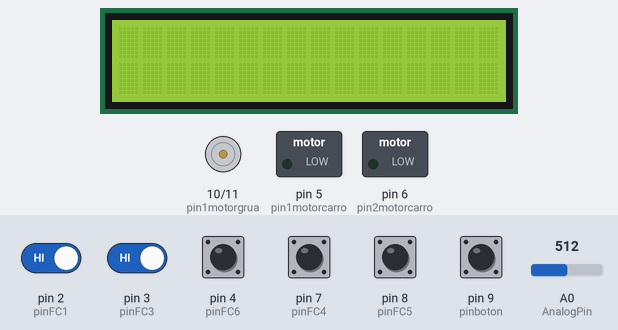
Bench run of a sketch on a simulated Arduino Uno, built with avr-gcc and run on an emulated ATmega328P. Shown: 16×2 character LCD, motor-driver pin pairs drawn as motors (green arrow = first pin HIGH = forward, orange = second pin HIGH = backward, longer = more drive), switched loads named in the sketch (green lamp = pin HIGH). The inputs (shaded band) are chosen by the test bench; at power-on: pin 2 (pinFC1), pin 3 (pinFC3), pin 4 (pinFC6), pin 7 (pinFC4), pin 8 (pinFC5) HIGH, pin 9 (pinboton) LOW, A0 (AnalogPin) = 512. What the sketch prints to the serial monitor is not drawn.

Above: at 1.2 s.
1.3 s: pin 9 (pinboton) pulled HIGH for 0.15 s
At 1.8 s:
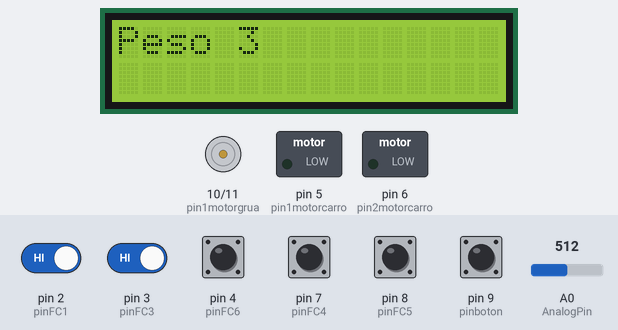
5.4 s: pin 2 (pinFC1) driven LOW and pin 9 (pinboton) driven HIGH
At 6.5 s:
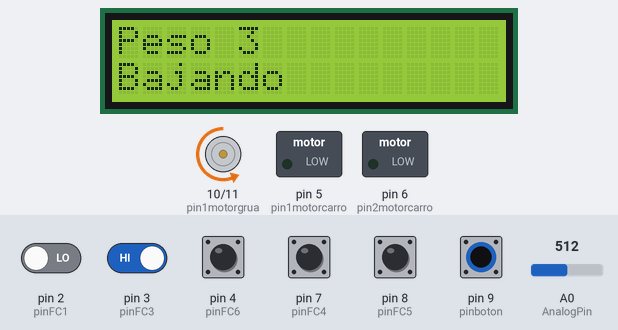
7.0 s: pin 2 (pinFC1) driven HIGH
At 7.8 s:
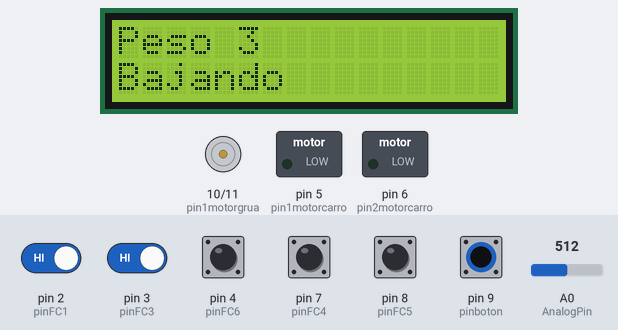
8.5 s: pin 3 (pinFC3) driven LOW
At 9.7 s:
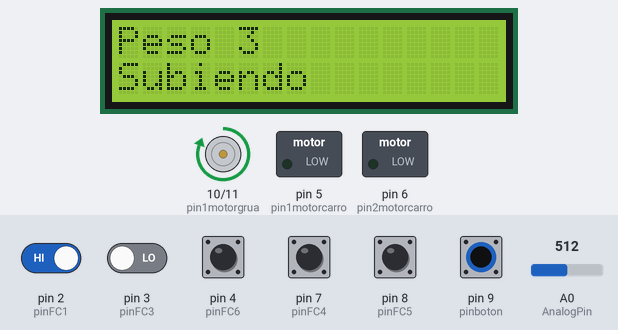
10.0 s: pin 3 (pinFC3) driven HIGH
At 11.4 s:
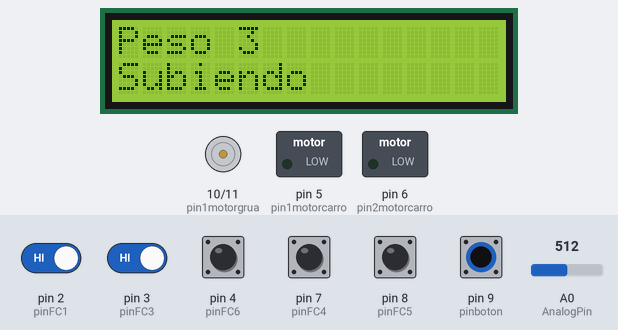
Timing chart, 0 to 12.5 s (numbered marks = the images above; inputs shaded):
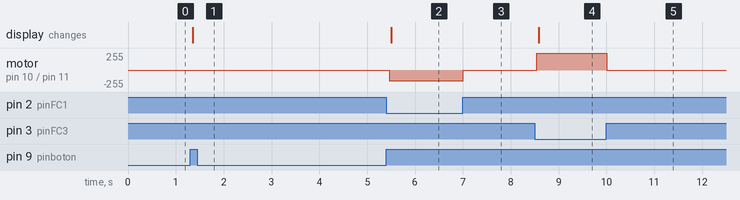

The sketch:

Puente_Grua_4.ino
```cpp
//Para la pantalla
#include <Wire.h>
#include <LCD.h>
#include <LiquidCrystal_I2C.h>
#define I2C_ADDR    0x27
#include <SoftwareSerial.h>
LiquidCrystal_I2C             lcd(I2C_ADDR,2, 1, 0, 4, 5, 6, 7);
#include "Print.h"
float Peso;         //Variable de Lectura del sensor.
int peso=0;
int s0=0;
int s1=0;
int s3=0;
int s6=0;
int s4=0;
int s5=0;
int AnalogPin = 0;               //Pin Sensor de peso
const int pin1motorcarro=5;     //Pin 1 Motor Carro Superior
const int pin2motorcarro=6;     //Pin 2 Motor Carro Superior
const int pin1motorgrua=10;       //Pin 1 Motor Grua
const int pin2motorgrua=11;       //Pin 2 Motor Grua
const int pinFC1=2;              //Pin señal FC 2
const int pinFC3=3;              //Pin señal FC 3
const int pinFC6=4;              //Pin señal FC 7
const int pinFC4=7;              //Pin señal FC 8
const int pinFC5=8;              //Pin señal FC 5
const int pinboton=9;              //Pin señal FC 5

int pwm1=150;                    //Velocidad Motor Carro superior
int pwm2=255;                    //Velocidad Motor Grua
int pwm3=160;                    //Velocidad Motor Grua

void setup() {
  //Configuracion de Pantalla
  lcd.begin (16,2);    // Inicializar el display con 16 caraceres 2 lineas
  lcd.setBacklightPin(3,POSITIVE);
  lcd.setBacklight(HIGH);

Serial.begin(9600);   //Inicia comunicación serie-PC
pinMode(pin1motorcarro,OUTPUT);
pinMode(pin2motorcarro,OUTPUT);
pinMode(pin1motorgrua, OUTPUT);
pinMode(pin2motorgrua, OUTPUT);
pinMode(pinFC1, INPUT);
pinMode(pinFC3, INPUT);
pinMode(pinFC6, INPUT);
pinMode(pinFC4, INPUT);
pinMode(pinFC5, INPUT);
pinMode(pinboton, INPUT);
}

void loop() {
s1 = digitalRead(pinFC1);  //Leemos el estado del final de carrera
s3 = digitalRead(pinFC3);  //Leemos el estado del final de carrera
s4 = digitalRead(pinFC4);  //Leemos el estado del final de carrera
s5 = digitalRead(pinFC5);  //Leemos el estado del final de carrera
s6 = digitalRead(pinFC6);  //Leemos el estado del final de carrera
s0 = digitalRead(pinboton);  //Leemos el estado del final de carrera

if(s0==HIGH){
pesar();


switch (peso) {
    case 1:
      subir();
      while(s4==LOW){
        derecha();
        s4 = digitalRead(pinFC4); } //Leemos el estado del final de carrera
       parar_carro();
       bajar();
       delay(200);
       subir();
       izquierda();
       bajar();
       parar_grua();
      break;

    case 2:
      subir();
      while(s4==LOW){
        derecha();
         s4 = digitalRead(pinFC4); } //Leemos el estado del final de carrera
       parar_carro();
       bajar();
       delay(200);
       subir();
       while(s5==LOW){
        derecha();
         s5 = digitalRead(pinFC5); } //Leemos el estado del final de carrera
        parar_carro();
         bajar();
       delay(200);
       subir();
       izquierda();
       bajar();
       parar_grua();
      break;

    case 3:
      subir();
      while(s5==LOW){
        derecha();
         s5 = digitalRead(pinFC5); } //Leemos el estado del final de carrera
       parar_carro();
       bajar();
       delay(200);
       subir();
       izquierda();
       bajar();
       parar_grua();
      break;

    default:
      // if nothing else matches, do the default
      // default is optional
    break;
  }


}
}


void derecha(){
    analogWrite(pin1motorcarro,pwm1); //encendemos derecha
    analogWrite(pin2motorcarro,0);
          lcd.setCursor(0,1);
      lcd.print("Derecha          ");
    }  //encendemos derecha


void izquierda(){
  s6 = digitalRead(pinFC6);  //Leemos el estado del final de carrera
    while(s6==LOW){
    analogWrite(pin1motorcarro,0);     //apagamos subida
    analogWrite(pin2motorcarro,pwm1);
          lcd.setCursor(0,1);
      lcd.print("Izquierda           ");
    s6 = digitalRead(pinFC6);  //Leemos el estado del final de carrera
    }   //apagamos subida

    analogWrite(pin1motorcarro,0);     //apagamos subida
    analogWrite(pin2motorcarro,0);   }  //apagamos subida


void subir(){
  s3 = digitalRead(pinFC3);  //Leemos el estado del final de carrera
    while(s3==LOW){
    analogWrite(pin1motorgrua,pwm2);       //Encendemos Subida
    analogWrite(pin2motorgrua,0);//Encendemos Subida
          lcd.setCursor(0,1);
      lcd.print("Subiendo       ");
      s3 = digitalRead(pinFC3);  }        //Leemos el estado del final de carrera

    analogWrite(pin1motorgrua,0);       //Apagamos Subida
    analogWrite(pin2motorgrua,0); }     //Apagamos Subida

void bajar(){
  s1 = digitalRead(pinFC1);  //Leemos el estado del final de carrera
  while(s1==LOW){
    analogWrite(pin1motorgrua,0);       //Encendemos bajada
    analogWrite(pin2motorgrua,pwm3);    //Encendemos bajada
      lcd.setCursor(0,1);
      lcd.print("Bajando        ");
     s1 = digitalRead(pinFC1);}  //Leemos el estado del final de carrera

    analogWrite(pin1motorgrua,0);       //Encendemos bajada
    analogWrite(pin2motorgrua,0);}      //Encendemos bajada


void parar_carro(){
    analogWrite(pin1motorcarro,0); //apagamos derecha
    analogWrite(pin2motorcarro,0);} //apagamos derecha


void parar_grua(){
    analogWrite(pin1motorgrua,0); //apagamos derecha
    analogWrite(pin2motorgrua,0);
    peso=0;   } //apagamos derecha


void pesar(){
Peso = analogRead(AnalogPin); // La Resistencia es igual a la lectura del sensor (Analog 0)
  //Mostrar el Peso en pantalla LCD
    //lcd.clear();
    //lcd.setCursor(0,0);
    Serial.print("Peso=");
    //lcd.setCursor(8,0);
    Serial.print(Peso);
       delay(50);

if(Peso<110 && Peso>75){
      lcd.setCursor(0,0);
      lcd.print("Peso 1");
      peso=1;   }
if(Peso>=110 && Peso<140){
      lcd.setCursor(0,0);
      lcd.print("Peso 2");
      peso=2;     }
if(Peso>=140){
      lcd.setCursor(0,0);
      lcd.print("Peso 3");
      peso=3;     }

}
```

Measured:
- after the input at 1.3 s, the display: changes after 0.06 s (image 1)
- after the input at 5.4 s, motor on pin 10 (pin1motorgrua) / pin 11 (pin2motorgrua): stopped → backward 160/255 after 0.06 s; the display: changes after 0.10 s (image 2)
- after the input at 7.0 s, motor on pin 10 (pin1motorgrua) / pin 11 (pin2motorgrua): backward 160/255 → stopped at once
- after the input at 8.5 s, motor on pin 10 (pin1motorgrua) / pin 11 (pin2motorgrua): stopped → forward 255/255 after 0.05 s; the display: changes after 0.09 s (image 4)
- after the input at 10.0 s, motor on pin 10 (pin1motorgrua) / pin 11 (pin2motorgrua): forward 255/255 → stopped at once
